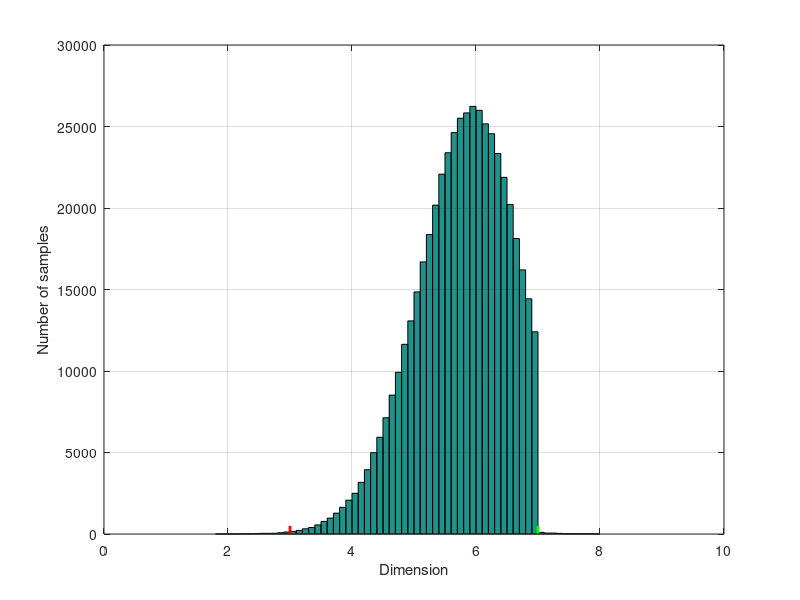
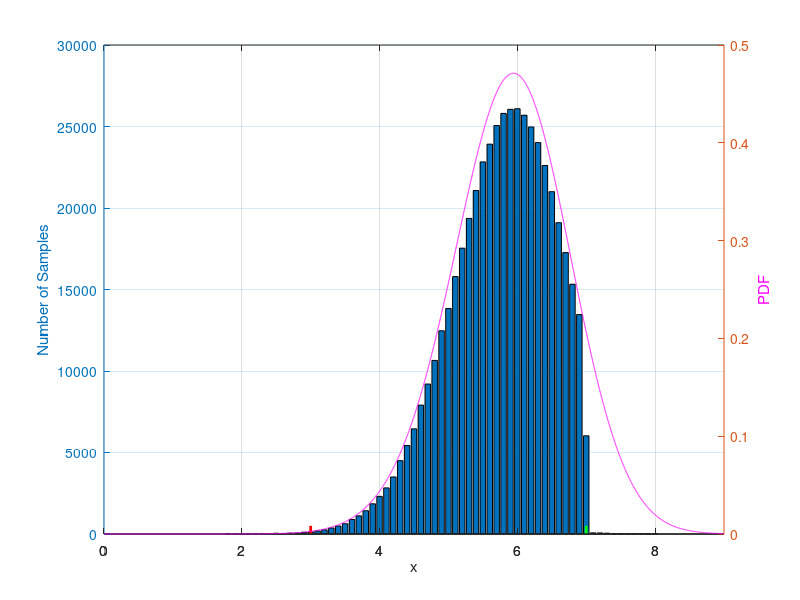

Write MATLAB code to recreate these figures, in order.

clear all
close all
clc
tic
n = 500000;
mu1 = 6;
mu2 = 5;
sigma = 0.8;
USL =7
Nom = 5

% do first cut
Cut1 = normrnd(mu1,sigma,1,n);

InSpec = 0;
c = 1;
for i = 1:n
    if Cut1(i) <= USL
       InSpec = InSpec + 1;
       Sample1(c) = Cut1(i);
       c = c+1;
    else
    end
end

%do second cut with all the components that are obove the USL
Cut2 = normrnd(mu2,sigma,1,n-InSpec);

bins = [0:0.1:8];
TotalPop = [Sample1 Cut2];
figure(1)
h = bar(bins,histc(TotalPop,bins),'histc');
line([7 7],[0 500],'color',[0 1 0],'LineWidth',2,'LineStyle','--')
line([3 3],[0 500],'color',[1 0 0],'LineWidth',2,'LineStyle','--')
grid on
xlabel('Dimension')
ylabel('Number of samples')
grid on; hold on

% This is a truncated mixed normal distribution, not that easy to fit a
% model to
%% Try and model with a mixture mode
% create a guassian mixture model %
p = InSpec/n
x = linspace(0,9,10000);
pdf_normmixture = @(x) ...
    p*normpdf(x,mu1,sigma) + (1-p)*normpdf(x,mu2,sigma);


pdf = pdf_normmixture(x);
figure(3)
%[ax, h1, h2] = plotyy(x ,h, x,pdf_normmixture(x) , @hist, @line);
[AX,H1,H2] = plotyy(bins,hist(TotalPop,bins),x,pdf,@bar,@line)
%set(H1,'marker','o','color','red')
set(H2,'color','magenta') 
set(get(AX(1),'Ylabel'),'String','Number of Samples') 
set(get(AX(2),'Ylabel'),'String','PDF','color','magenta') 
line([7 7],[0 500],'color',[0 1 0],'LineWidth',2,'LineStyle','--')
line([3 3],[0 500],'color',[1 0 0],'LineWidth',2,'LineStyle','--')
xlabel('x')
grid on, hold on
toc
